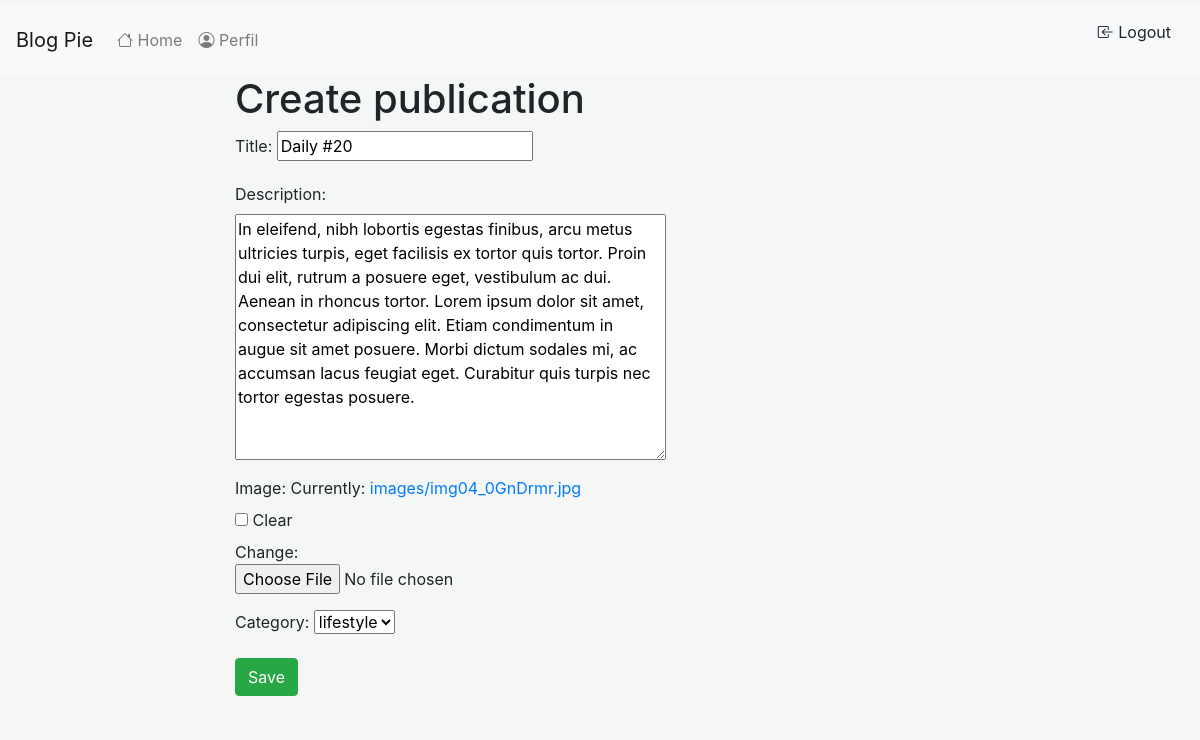
The app's page /update/12 (signed in) with its own data.
### posts/models.py (models this page shows, shortened)
class Posts(models.Model):
    title = models.CharField(max_length=100)
    description = models.TextField()
    image = models.ImageField( upload_to='images/', blank=True)
    create_at = models.DateTimeField(auto_now_add=True)
    user = models.ForeignKey(get_user_model(), on_delete=models.CASCADE)
    category = models.ForeignKey(Categories, blank=True ,null=True , on_delete=models.SET_NULL)
    class Meta:
        verbose_name = 'Post'
        verbose_name_plural = 'Posts'
        ordering = ['id']

### categories/models.py (models this page shows)
class Categories(models.Model):
    title = models.CharField(max_length=100)
    creator = models.ForeignKey(get_user_model(), on_delete=models.CASCADE)
    def __str__(self):
        return self.title
    class Meta:
        verbose_name = 'Category'
        verbose_name_plural = 'Categories'
        ordering = ['id']

### posts/views.py (the view)
# urls.py: path('update/<int:id>', update_post, name='post-update'),
@login_required
def update_post(req,id):
    template_name = 'post-form.html'
    post = Posts.objects.get(id=id)
    form = PostsForm(req.POST or None, req.FILES or None, instance=post)
    if form.is_valid():
        form.save()
        return HttpResponseRedirect(reverse('post-detail', args=[post.id]))
    context = {
        'form': form
        }
    return render(req, template_name, context)

### posts/forms.py
class PostsForm(ModelForm):
    category = forms.ModelChoiceField(label='Category', empty_label='Null' , queryset=Categories.objects.all(), required=False)
    class Meta:
        model = Posts
        fields = ['title', 'description', 'image', 'category']

### posts/templates/post-form.html (shortened to what this page needs)
{% extends 'base.html' %}
{% block content %}
<div class="row justify-content-center">
	<div class="col-md-6">
		<h1>Create publication</h1>
		<form method="post" action="{% if request.method == 'POST' %}{% url 'post-create' %}{% endif %}"
			enctype="multipart/form-data">
			{{ form.as_p }}
			<button class="btn btn-success" type="submit">Save</button>
		</form>
	</div>
</div>
{% endblock content %}

### templates/base.html (style rules this page uses)
body { background-color: #f4f7f6; margin-top:5px; }

### records on screen
Posts: title "Daily #20", description "In eleifend, nibh lobortis egestas finibus, arcu metus ultricies turpis, eget facilisis ex tortor quis tortor. Proin dui elit, rutrum a posuere eget, vestibulum ac dui. Aenean in rhoncus tortor. Lorem ipsum dolor sit amet, consectetur adipiscing elit. Etiam condimentum in augue sit amet posuere. Morbi dictum sodales mi, ac accumsan lacus feugiat eget. Curabitur quis turpis nec tortor egestas posuere.", category "lifestyle"
